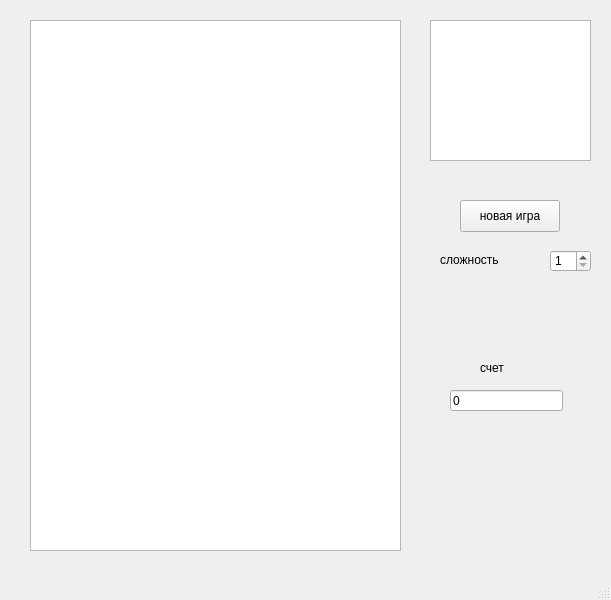
<?xml version="1.0" encoding="UTF-8"?>
<ui version="4.0">
 <class>MainWindow</class>
 <widget class="QMainWindow" name="MainWindow">
  <property name="geometry">
   <rect>
    <x>0</x>
    <y>0</y>
    <width>611</width>
    <height>600</height>
   </rect>
  </property>
  <property name="font">
   <font>
    <strikeout>false</strikeout>
   </font>
  </property>
  <property name="windowTitle">
   <string>MainWindow</string>
  </property>
  <property name="documentMode">
   <bool>false</bool>
  </property>
  <widget class="QWidget" name="centralwidget">
   <widget class="QPushButton" name="pushButton">
    <property name="geometry">
     <rect>
      <x>460</x>
      <y>200</y>
      <width>100</width>
      <height>32</height>
     </rect>
    </property>
    <property name="text">
     <string>новая игра</string>
    </property>
   </widget>
   <widget class="QSpinBox" name="spinBox">
    <property name="geometry">
     <rect>
      <x>550</x>
      <y>250</y>
      <width>41</width>
      <height>22</height>
     </rect>
    </property>
    <property name="minimum">
     <number>1</number>
    </property>
    <property name="maximum">
     <number>10</number>
    </property>
   </widget>
   <widget class="QLineEdit" name="lineEdit_2">
    <property name="geometry">
     <rect>
      <x>450</x>
      <y>390</y>
      <width>113</width>
      <height>21</height>
     </rect>
    </property>
    <property name="text">
     <string>0</string>
    </property>
    <property name="readOnly">
     <bool>true</bool>
    </property>
   </widget>
   <widget class="QLabel" name="label">
    <property name="geometry">
     <rect>
      <x>480</x>
      <y>360</y>
      <width>58</width>
      <height>16</height>
     </rect>
    </property>
    <property name="text">
     <string>счет</string>
    </property>
   </widget>
   <widget class="QLabel" name="label_2">
    <property name="geometry">
     <rect>
      <x>440</x>
      <y>250</y>
      <width>71</width>
      <height>20</height>
     </rect>
    </property>
    <property name="text">
     <string>сложность</string>
    </property>
   </widget>
   <widget class="QTableWidget" name="tableWidget">
    <property name="geometry">
     <rect>
      <x>30</x>
      <y>20</y>
      <width>371</width>
      <height>531</height>
     </rect>
    </property>
    <property name="autoScroll">
     <bool>false</bool>
    </property>
    <property name="tabKeyNavigation">
     <bool>false</bool>
    </property>
    <property name="showDropIndicator" stdset="0">
     <bool>false</bool>
    </property>
    <property name="dragDropOverwriteMode">
     <bool>false</bool>
    </property>
    <property name="showGrid">
     <bool>false</bool>
    </property>
    <property name="wordWrap">
     <bool>false</bool>
    </property>
    <property name="cornerButtonEnabled">
     <bool>false</bool>
    </property>
    <attribute name="horizontalHeaderVisible">
     <bool>false</bool>
    </attribute>
    <attribute name="horizontalHeaderHighlightSections">
     <bool>false</bool>
    </attribute>
    <attribute name="verticalHeaderVisible">
     <bool>false</bool>
    </attribute>
    <attribute name="verticalHeaderHighlightSections">
     <bool>false</bool>
    </attribute>
   </widget>
   <widget class="QTableWidget" name="tableWidget_2">
    <property name="geometry">
     <rect>
      <x>430</x>
      <y>20</y>
      <width>161</width>
      <height>141</height>
     </rect>
    </property>
    <property name="autoScroll">
     <bool>false</bool>
    </property>
    <property name="tabKeyNavigation">
     <bool>false</bool>
    </property>
    <property name="showDropIndicator" stdset="0">
     <bool>false</bool>
    </property>
    <property name="dragDropOverwriteMode">
     <bool>false</bool>
    </property>
    <property name="showGrid">
     <bool>false</bool>
    </property>
    <property name="wordWrap">
     <bool>false</bool>
    </property>
    <property name="cornerButtonEnabled">
     <bool>false</bool>
    </property>
    <attribute name="horizontalHeaderVisible">
     <bool>false</bool>
    </attribute>
    <attribute name="horizontalHeaderHighlightSections">
     <bool>false</bool>
    </attribute>
    <attribute name="verticalHeaderVisible">
     <bool>false</bool>
    </attribute>
    <attribute name="verticalHeaderHighlightSections">
     <bool>false</bool>
    </attribute>
   </widget>
  </widget>
  <widget class="QMenuBar" name="menubar">
   <property name="geometry">
    <rect>
     <x>0</x>
     <y>0</y>
     <width>611</width>
     <height>37</height>
    </rect>
   </property>
  </widget>
  <widget class="QStatusBar" name="statusbar"/>
 </widget>
 <resources/>
 <connections/>
</ui>
